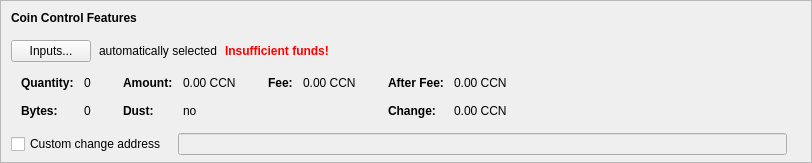
    <widget class="QFrame" name="frameCoinControl">
     <property name="sizePolicy">
      <sizepolicy hsizetype="Expanding" vsizetype="Expanding">
       <horstretch>0</horstretch>
       <verstretch>0</verstretch>
      </sizepolicy>
     </property>
     <property name="maximumSize">
      <size>
       <width>16777215</width>
       <height>16777215</height>
      </size>
     </property>
     <property name="frameShape">
      <enum>QFrame::StyledPanel</enum>
     </property>
     <property name="frameShadow">
      <enum>QFrame::Sunken</enum>
     </property>
     <layout class="QVBoxLayout" name="verticalLayoutCoinControl2">
      <property name="spacing">
       <number>0</number>
      </property>
      <property name="leftMargin">
       <number>0</number>
      </property>
      <property name="topMargin">
       <number>0</number>
      </property>
      <property name="rightMargin">
       <number>0</number>
      </property>
      <property name="bottomMargin">
       <number>6</number>
      </property>
      <item>
       <layout class="QVBoxLayout" name="verticalLayoutCoinControl" stretch="0,0,0,0,1">
        <property name="spacing">
         <number>0</number>
        </property>
        <property name="leftMargin">
         <number>10</number>
        </property>
        <property name="topMargin">
         <number>10</number>
        </property>
        <item>
         <layout class="QHBoxLayout" name="horizontalLayoutCoinControl1">
          <property name="bottomMargin">
           <number>15</number>
          </property>
          <item>
           <widget class="QLabel" name="labelCoinControlFeatures">
            <property name="sizePolicy">
             <sizepolicy hsizetype="Preferred" vsizetype="Maximum">
              <horstretch>0</horstretch>
              <verstretch>0</verstretch>
             </sizepolicy>
            </property>
            <property name="font">
             <font>
              <weight>75</weight>
              <bold>true</bold>
             </font>
            </property>
            <property name="styleSheet">
             <string notr="true">font-weight:bold;</string>
            </property>
            <property name="text">
             <string>Coin Control Features</string>
            </property>
           </widget>
          </item>
         </layout>
        </item>
        <item>
         <layout class="QHBoxLayout" name="horizontalLayoutCoinControl2" stretch="0,0,0,0">
          <property name="spacing">
           <number>8</number>
          </property>
          <property name="bottomMargin">
           <number>10</number>
          </property>
          <item>
           <widget class="QPushButton" name="pushButtonCoinControl">
            <property name="styleSheet">
             <string notr="true"/>
            </property>
            <property name="text">
             <string>Inputs...</string>
            </property>
            <property name="autoDefault">
             <bool>false</bool>
            </property>
           </widget>
          </item>
          <item>
           <widget class="QLabel" name="labelCoinControlAutomaticallySelected">
            <property name="text">
             <string>automatically selected</string>
            </property>
            <property name="margin">
             <number>5</number>
            </property>
           </widget>
          </item>
          <item>
           <widget class="QLabel" name="labelCoinControlInsuffFunds">
            <property name="font">
             <font>
              <weight>75</weight>
              <bold>true</bold>
             </font>
            </property>
            <property name="styleSheet">
             <string notr="true">color:red;font-weight:bold;</string>
            </property>
            <property name="text">
             <string>Insufficient funds!</string>
            </property>
            <property name="margin">
             <number>5</number>
            </property>
           </widget>
          </item>
          <item>
           <spacer name="horizontalSpacerCoinControl">
            <property name="orientation">
             <enum>Qt::Horizontal</enum>
            </property>
            <property name="sizeHint" stdset="0">
             <size>
              <width>40</width>
              <height>1</height>
             </size>
            </property>
           </spacer>
          </item>
         </layout>
        </item>
        <item>
         <widget class="QWidget" name="widgetCoinControl" native="true">
          <property name="sizePolicy">
           <sizepolicy hsizetype="Preferred" vsizetype="Preferred">
            <horstretch>0</horstretch>
            <verstretch>0</verstretch>
           </sizepolicy>
          </property>
          <property name="minimumSize">
           <size>
            <width>0</width>
            <height>0</height>
           </size>
          </property>
          <property name="styleSheet">
           <string notr="true"/>
          </property>
          <layout class="QHBoxLayout" name="horizontalLayoutCoinControl5">
           <property name="leftMargin">
            <number>0</number>
           </property>
           <property name="topMargin">
            <number>0</number>
           </property>
           <property name="rightMargin">
            <number>0</number>
           </property>
           <property name="bottomMargin">
            <number>0</number>
           </property>
           <item>
            <layout class="QHBoxLayout" name="horizontalLayoutCoinControl3" stretch="0,0,0,1">
             <property name="spacing">
              <number>20</number>
             </property>
             <property name="topMargin">
              <number>0</number>
             </property>
             <property name="bottomMargin">
              <number>10</number>
             </property>
             <item>
              <layout class="QFormLayout" name="formLayoutCoinControl1">
               <property name="horizontalSpacing">
                <number>10</number>
               </property>
               <property name="verticalSpacing">
                <number>14</number>
               </property>
               <property name="leftMargin">
                <number>10</number>
               </property>
               <property name="topMargin">
                <number>4</number>
               </property>
               <property name="rightMargin">
                <number>6</number>
               </property>
               <item row="0" column="0">
                <widget class="QLabel" name="labelCoinControlQuantityText">
                 <property name="font">
                  <font>
                   <weight>75</weight>
                   <bold>true</bold>
                  </font>
                 </property>
                 <property name="text">
                  <string>Quantity:</string>
                 </property>
                 <property name="margin">
                  <number>0</number>
                 </property>
                </widget>
               </item>
               <item row="0" column="1">
                <widget class="QLabel" name="labelCoinControlQuantity">
                 <property name="cursor">
                  <cursorShape>IBeamCursor</cursorShape>
                 </property>
                 <property name="contextMenuPolicy">
                  <enum>Qt::ActionsContextMenu</enum>
                 </property>
                 <property name="text">
                  <string notr="true">0</string>
                 </property>
                 <property name="margin">
                  <number>0</number>
                 </property>
                 <property name="textInteractionFlags">
                  <set>Qt::LinksAccessibleByMouse|Qt::TextSelectableByKeyboard|Qt::TextSelectableByMouse</set>
                 </property>
                </widget>
               </item>
               <item row="1" column="0">
                <widget class="QLabel" name="labelCoinControlBytesText">
                 <property name="font">
                  <font>
                   <weight>75</weight>
                   <bold>true</bold>
                  </font>
                 </property>
                 <property name="text">
                  <string>Bytes:</string>
                 </property>
                </widget>
               </item>
               <item row="1" column="1">
                <widget class="QLabel" name="labelCoinControlBytes">
                 <property name="cursor">
                  <cursorShape>IBeamCursor</cursorShape>
                 </property>
                 <property name="contextMenuPolicy">
                  <enum>Qt::ActionsContextMenu</enum>
                 </property>
                 <property name="text">
                  <string notr="true">0</string>
                 </property>
                 <property name="textInteractionFlags">
                  <set>Qt::LinksAccessibleByMouse|Qt::TextSelectableByKeyboard|Qt::TextSelectableByMouse</set>
                 </property>
                </widget>
               </item>
              </layout>
             </item>
             <item>
              <layout class="QFormLayout" name="formLayoutCoinControl2">
               <property name="horizontalSpacing">
                <number>10</number>
               </property>
               <property name="verticalSpacing">
                <number>14</number>
               </property>
               <property name="leftMargin">
                <number>6</number>
               </property>
               <property name="topMargin">
                <number>4</number>
               </property>
               <property name="rightMargin">
                <number>6</number>
               </property>
               <item row="0" column="0">
                <widget class="QLabel" name="labelCoinControlAmountText">
                 <property name="font">
                  <font>
                   <weight>75</weight>
                   <bold>true</bold>
                  </font>
                 </property>
                 <property name="text">
                  <string>Amount:</string>
                 </property>
                 <property name="margin">
                  <number>0</number>
                 </property>
                </widget>
               </item>
               <item row="0" column="1">
                <widget class="QLabel" name="labelCoinControlAmount">
                 <property name="cursor">
                  <cursorShape>IBeamCursor</cursorShape>
                 </property>
                 <property name="contextMenuPolicy">
                  <enum>Qt::ActionsContextMenu</enum>
                 </property>
                 <property name="text">
                  <string notr="true">0.00 CCN</string>
                 </property>
                 <property name="textInteractionFlags">
                  <set>Qt::LinksAccessibleByMouse|Qt::TextSelectableByKeyboard|Qt::TextSelectableByMouse</set>
                 </property>
                </widget>
               </item>
               <item row="1" column="0">
                <widget class="QLabel" name="labelCoinControlLowOutputText">
                 <property name="font">
                  <font>
                   <weight>75</weight>
                   <bold>true</bold>
                  </font>
                 </property>
                 <property name="text">
                  <string>Dust:</string>
                 </property>
                </widget>
               </item>
               <item row="1" column="1">
                <widget class="QLabel" name="labelCoinControlLowOutput">
                 <property name="cursor">
                  <cursorShape>IBeamCursor</cursorShape>
                 </property>
                 <property name="contextMenuPolicy">
                  <enum>Qt::ActionsContextMenu</enum>
                 </property>
                 <property name="text">
                  <string notr="true">no</string>
                 </property>
                 <property name="textInteractionFlags">
                  <set>Qt::LinksAccessibleByMouse|Qt::TextSelectableByKeyboard|Qt::TextSelectableByMouse</set>
                 </property>
                </widget>
               </item>
              </layout>
             </item>
             <item>
              <layout class="QFormLayout" name="formLayoutCoinControl3">
               <property name="horizontalSpacing">
                <number>10</number>
               </property>
               <property name="verticalSpacing">
                <number>14</number>
               </property>
               <property name="leftMargin">
                <number>6</number>
               </property>
               <property name="topMargin">
                <number>4</number>
               </property>
               <property name="rightMargin">
                <number>6</number>
               </property>
               <item row="0" column="0">
                <widget class="QLabel" name="labelCoinControlFeeText">
                 <property name="font">
                  <font>
                   <weight>75</weight>
                   <bold>true</bold>
                  </font>
                 </property>
                 <property name="text">
                  <string>Fee:</string>
                 </property>
                 <property name="margin">
                  <number>0</number>
                 </property>
                </widget>
               </item>
               <item row="0" column="1">
                <widget class="QLabel" name="labelCoinControlFee">
                 <property name="cursor">
                  <cursorShape>IBeamCursor</cursorShape>
                 </property>
                 <property name="contextMenuPolicy">
                  <enum>Qt::ActionsContextMenu</enum>
                 </property>
                 <property name="text">
                  <string notr="true">0.00 CCN</string>
                 </property>
                 <property name="textInteractionFlags">
                  <set>Qt::LinksAccessibleByMouse|Qt::TextSelectableByKeyboard|Qt::TextSelectableByMouse</set>
                 </property>
                </widget>
               </item>
              </layout>
             </item>
             <item>
              <layout class="QFormLayout" name="formLayoutCoinControl4">
               <property name="horizontalSpacing">
                <number>10</number>
               </property>
               <property name="verticalSpacing">
                <number>14</number>
               </property>
               <property name="leftMargin">
                <number>6</number>
               </property>
               <property name="topMargin">
                <number>4</number>
               </property>
               <property name="rightMargin">
                <number>6</number>
               </property>
               <item row="0" column="0">
                <widget class="QLabel" name="labelCoinControlAfterFeeText">
                 <property name="font">
                  <font>
                   <weight>75</weight>
                   <bold>true</bold>
                  </font>
                 </property>
                 <property name="text">
                  <string>After Fee:</string>
                 </property>
                 <property name="margin">
                  <number>0</number>
                 </property>
                </widget>
               </item>
               <item row="0" column="1">
                <widget class="QLabel" name="labelCoinControlAfterFee">
                 <property name="cursor">
                  <cursorShape>IBeamCursor</cursorShape>
                 </property>
                 <property name="contextMenuPolicy">
                  <enum>Qt::ActionsContextMenu</enum>
                 </property>
                 <property name="text">
                  <string notr="true">0.00 CCN</string>
                 </property>
                 <property name="textInteractionFlags">
                  <set>Qt::LinksAccessibleByMouse|Qt::TextSelectableByKeyboard|Qt::TextSelectableByMouse</set>
                 </property>
                </widget>
               </item>
               <item row="1" column="0">
                <widget class="QLabel" name="labelCoinControlChangeText">
                 <property name="font">
                  <font>
                   <weight>75</weight>
                   <bold>true</bold>
                  </font>
                 </property>
                 <property name="text">
                  <string>Change:</string>
                 </property>
                </widget>
               </item>
               <item row="1" column="1">
                <widget class="QLabel" name="labelCoinControlChange">
                 <property name="cursor">
                  <cursorShape>IBeamCursor</cursorShape>
                 </property>
                 <property name="contextMenuPolicy">
                  <enum>Qt::ActionsContextMenu</enum>
                 </property>
                 <property name="text">
                  <string notr="true">0.00 CCN</string>
                 </property>
                 <property name="textInteractionFlags">
                  <set>Qt::LinksAccessibleByMouse|Qt::TextSelectableByKeyboard|Qt::TextSelectableByMouse</set>
                 </property>
                </widget>
               </item>
              </layout>
             </item>
            </layout>
           </item>
          </layout>
         </widget>
        </item>
        <item>
         <layout class="QHBoxLayout" name="horizontalLayoutCoinControl4" stretch="0,0,0">
          <property name="spacing">
           <number>12</number>
          </property>
          <property name="sizeConstraint">
           <enum>QLayout::SetDefaultConstraint</enum>
          </property>
          <property name="topMargin">
           <number>5</number>
          </property>
          <property name="rightMargin">
           <number>5</number>
          </property>
          <item>
           <widget class="QCheckBox" name="checkBoxCoinControlChange">
            <property name="toolTip">
             <string>If this is activated, but the change address is empty or invalid, change will be sent to a newly generated address.</string>
            </property>
            <property name="text">
             <string>Custom change address</string>
            </property>
           </widget>
          </item>
          <item>
           <widget class="QValidatedLineEdit" name="lineEditCoinControlChange">
            <property name="enabled">
             <bool>false</bool>
            </property>
            <property name="sizePolicy">
             <sizepolicy hsizetype="Expanding" vsizetype="Fixed">
              <horstretch>0</horstretch>
              <verstretch>0</verstretch>
             </sizepolicy>
            </property>
           </widget>
          </item>
          <item>
           <widget class="QLabel" name="labelCoinControlChangeLabel">
            <property name="sizePolicy">
             <sizepolicy hsizetype="Preferred" vsizetype="Expanding">
              <horstretch>0</horstretch>
              <verstretch>0</verstretch>
             </sizepolicy>
            </property>
            <property name="minimumSize">
             <size>
              <width>0</width>
              <height>0</height>
             </size>
            </property>
            <property name="text">
             <string/>
            </property>
            <property name="margin">
             <number>3</number>
            </property>
           </widget>
          </item>
         </layout>
        </item>
        <item>
         <spacer name="verticalSpacerCoinControl">
          <property name="orientation">
           <enum>Qt::Vertical</enum>
          </property>
          <property name="sizeHint" stdset="0">
           <size>
            <width>800</width>
            <height>1</height>
           </size>
          </property>
         </spacer>
        </item>
       </layout>
      </item>
     </layout>
    </widget>
